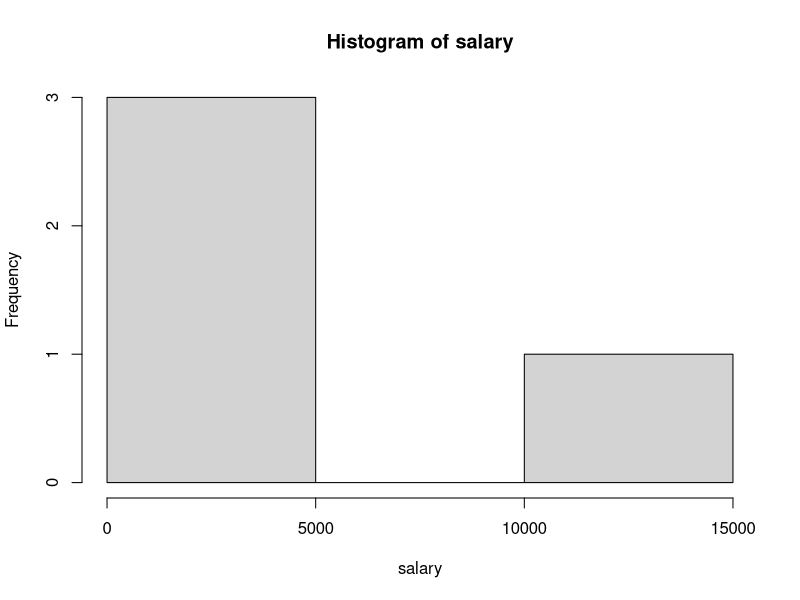

This chart was generated by the following R code:
workers<-c("OBED","ASHIK","AYUSH","SOORIYA")
salary<-c(12000,1300,1400,1500)
df<-data.frame(workers,salary)
View(df)
write.csv(df,"workers.csv")
library(plotrix)
hist(salary,radius=2,height=0.1)
View(df)